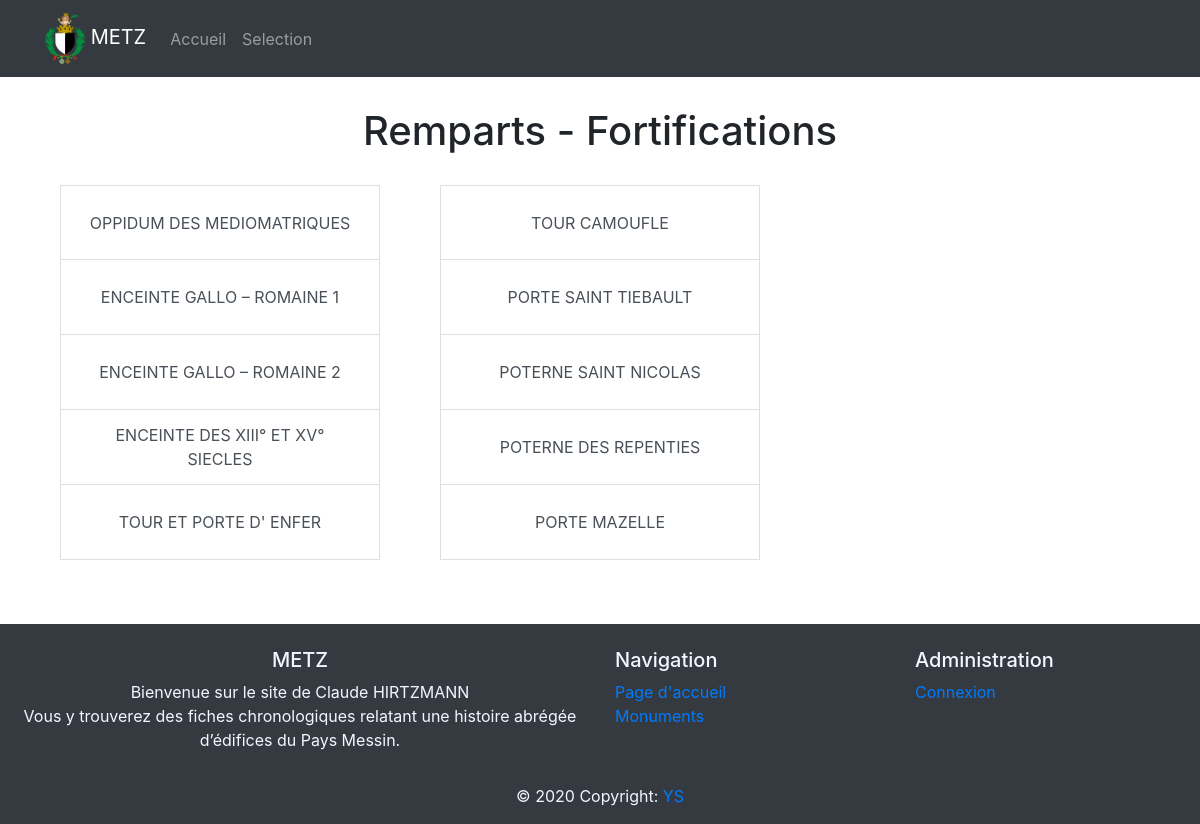
The page /selection/Remparts-Fortifications/ on the database its author committed.
### ville/models.py (models this page shows, shortened)
class Noms (models.Model):
    selection = models.CharField(choices=SELECTION, max_length=25)
    nom = models.CharField(max_length=120)
    slug = models.SlugField()
    verification = models.BooleanField(default=False)
    creation = models.DateTimeField(auto_now_add=True, auto_now=False)      # True / False
    updated = models.DateTimeField(auto_now_add=False, auto_now=True)

### ville/views.py (the view)
# urls.py: path("selection/<value>/", views.monument, name="monument" ),
def monument (request,value) :
    for a, b in SELECTION :
        if b == value :
            value = a
    monuments = Noms.objects.filter(selection=value)
    context = {
        "value" : value,
        "monuments" : monuments,
    }
    return render (request,'ville/monument.html', context)

### templates/ville/monument.html (shortened to what this page needs)
{% extends 'base.html' %}
{% load static%}
{% block content %}
<div class="container mt-3">
    <h1 style="text-align: center; margin: 30px 0; ">{{ value }}</h1>
    <div class="row">
        <div class="col-lg-4 col-md-6 mb-4">
            <div class="mb-3" style="height: 375px ;">
                <div class="container" style="text-align: center;">
                    {% for monument in monuments %}
                        <a href='{% url "detail" value monument.slug  %}' class="list-group-item list-group-item-action d-flex align-items-center justify-content-center " style="height: 75px;"> {{monument.nom}} </a>
                        {% if forloop.counter|divisibleby:"5"  %}
                            </div></div></div>
                                <div class="col-lg-4 col-md-6 mb-4">
                                    <div class="mb-3" style="height: 375px ;">
                                        <div class="container" style="text-align: center;">
                        {% endif %}
                    {% endfor %}
                </div>
            </div>
        </div>
    </div>
</div>
{% endblock %}

### rows shown on the page
Noms: nom "OPPIDUM DES MEDIOMATRIQUES"
Noms: nom "ENCEINTE GALLO – ROMAINE 1"
Noms: nom "ENCEINTE GALLO – ROMAINE 2"
Noms: nom "ENCEINTE DES XIII° ET XV° SIECLES"
Noms: nom "TOUR ET PORTE D' ENFER"
Noms: nom "TOUR CAMOUFLE"
Noms: nom "PORTE SAINT TIEBAULT"
Noms: nom "POTERNE SAINT NICOLAS"
Noms: nom "POTERNE DES REPENTIES"
Noms: nom "PORTE MAZELLE"

### other values the page prints
{{ value }} "Remparts - Fortifications"
